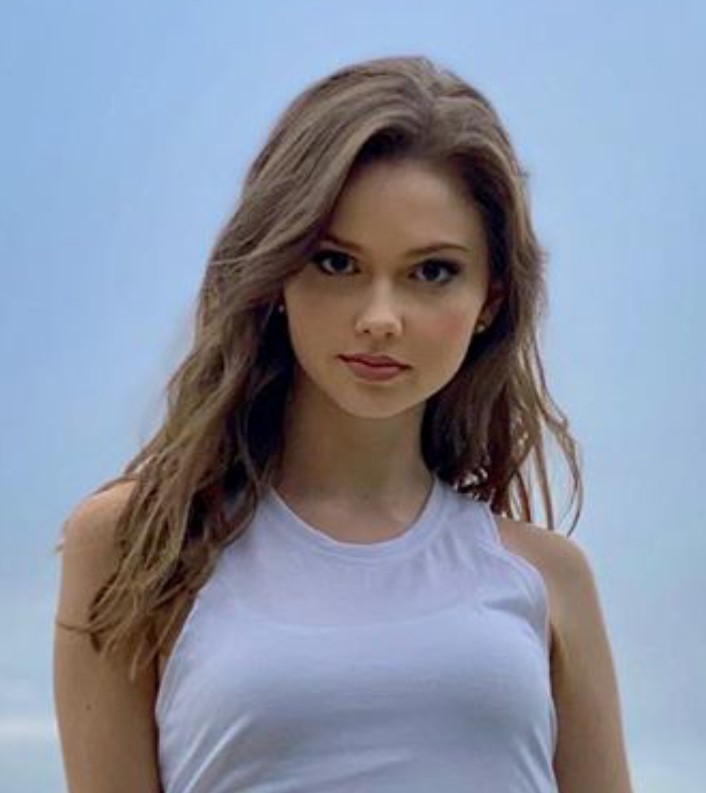
#> input picture Task 2 - Image to Pencil Sketch/Image.jpg, 706 x 793 px
$ jupyter execute Image_to_Pencil_Sketch_with_Python.ipynb
#> lines starting #> are read from the running program, lines starting #| are printed output that depends on the picture
## <center>LetsGrowMore Virtual Internship Program ( Sep 2021 - Oct 2021 )</center>

### <center>Author : Ritik Ratnawat</center>

## Task 2 : Image to Pencil Sketch with Python
### Level : Beginner

In these task, we have to convert a given image into its pencil sketch using python. In these we use CV ( Computer Vision ) library and Pillow module for the Image Processing.

<br>

### Importing Libraries

[cell 1]
import numpy as np
import cv2
from PIL import Image
from IPython.display import display

<br>

### Loading the Image

[cell 2]
img  =  cv2.imread("Image.jpg")
#> img is the input picture: shape (793, 706, 3); mean B, G, R 159, 142.3, 135.6
img = cv2.resize(img,(200,300))
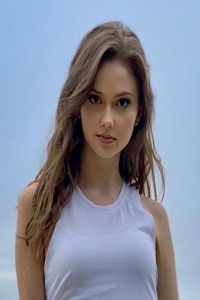
#> img: shape (300, 200, 3); mean B, G, R 158.9, 142.2, 135.5
rgb_img =  cv2.cvtColor(img, cv2.COLOR_BGR2RGB)
display(Image.fromarray(rgb_img))

<br>

### Converting Image to Greyscale Image

[cell 3]
greyscale_img =  cv2.cvtColor(img, cv2.COLOR_BGR2GRAY)
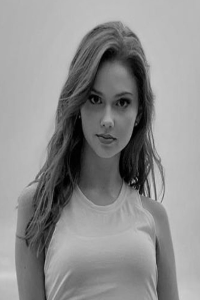
#> greyscale_img: shape (300, 200); min 0, max 213, mean 142.1
display(Image.fromarray(greyscale_img))

<br>

### Converting the Image to Negative Image

[cell 4]
neg_img = cv2.bitwise_not(greyscale_img)
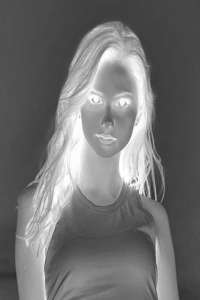
#> neg_img: shape (300, 200); min 42, max 255, mean 112.9
display(Image.fromarray(neg_img))

<br>

### Smoothening the Image

[cell 5]
smooth_img = cv2.GaussianBlur(neg_img, (5,5), 0, 0)
display(Image.fromarray(smooth_img))

<br>

### Converting Image into Pencil Sketch

[cell 6]
sketch_img = 255 - smooth_img
sketch = cv2.divide(greyscale_img, sketch_img, scale=250.0)
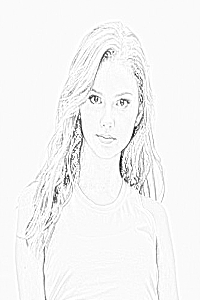
#> sketch: shape (300, 200); min 0, max 255, mean 245
display(Image.fromarray(sketch))
